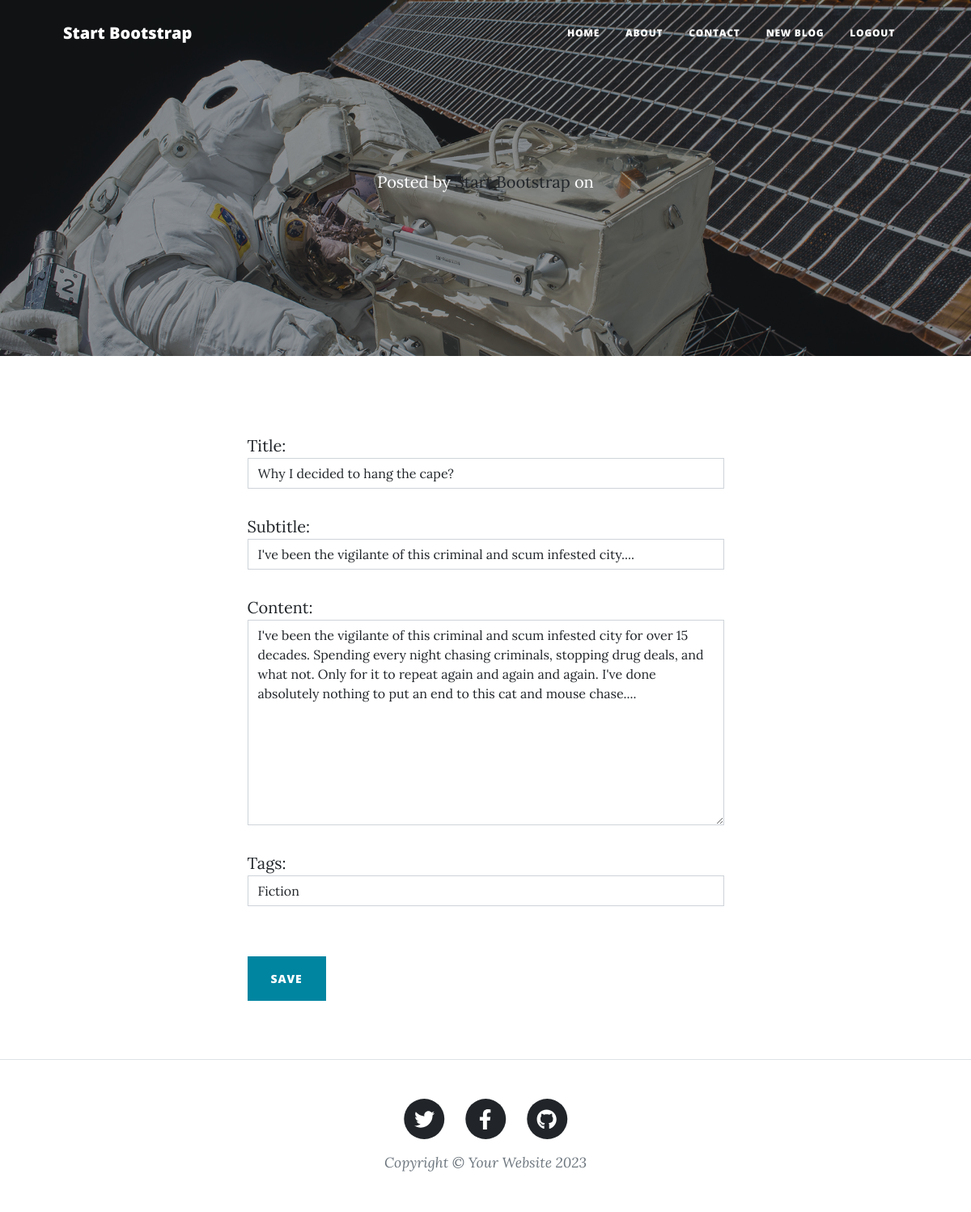
The page /posts/1/edit (signed in) on the database its author committed.
### blog/models.py (models this page shows, shortened)
class Post(models.Model):
    tags = [
        ('tech', 'Tech'),
        ('cs', 'Computer Science'),
        ('ai', 'AI'),
        ('bio', 'Biology'),
        ('music', 'Music'),
        ('movies', 'Movies'),
        ('psychology', 'Psychology'),
        ('history', 'History'),
        ('books', 'Books & Literature'),
        ('fiction', 'Fiction'),
        ('gaming', 'Gaming'),
        ('other', 'Other'),
    ]
    author = models.ForeignKey(User, on_delete=models.CASCADE)
    title = models.CharField(max_length=130)
    subtitle = models.CharField(max_length=70, blank=True)
    content = models.TextField()
    tags = models.CharField(max_length=50, choices=tags, default='other')
    created_at = models.DateTimeField(auto_now_add=True)
    modified_at = models.DateTimeField(auto_now=True)

### blog/views.py (the view)
# urls.py: path("<int:id>/edit", views.post_edit, name="post_edit"),
def post_edit(request, id):
    post = get_object_or_404(Post, id=id)
    if request.method == "POST":
        form = PostForm(request.POST, instance=post)
        if form.is_valid():
            post = form.save()
            post.save()
            return redirect('post_detail', id=post.id)
    else:
        if request.user.is_authenticated:
            form = PostForm(instance=post)
        else:
            raise PermissionDenied()
    return render(request, 'blog/post_edit.html', {'form': form})

### blog/forms.py
class PostForm(forms.ModelForm):
    class Meta:
        model = Post
        fields = ('title', 'subtitle', 'content', 'tags')
        widgets = {
            'title': forms.TextInput(attrs={'class': 'form-control', 'placeholder': 'My first PC built'}),
            'subtitle': forms.TextInput(attrs={'class': 'form-control', 'placeholder': 'It was great, but I messed up'}),
            'content': forms.Textarea(attrs={'class': 'form-control', 'placeholder': 'My first PC build was a modest Ryzen 5 5600 and an Nvidia RTX 3050(yeah, I know, a terrible choice, but it is not bad). Nothing too fancy...'}),
            'tags': forms.Select(attrs={'class': 'form-control', 'placeholder': 'Tags'}),
        }

### blog/templates/blog/post_edit.html (shortened to what this page needs)
{% extends 'base.html' %}
{% load static %}
{% block header %}
    <span class="meta">
        Posted by
        <a href="#!">Start Bootstrap</a>
        on {{ post.created_at.date }}
    </span>
{% endblock %}
{% block img %}
{% static 'img/post-bg.jpg' %}
{% endblock %}
{% block content %}
<main class="mb-4">
    <div class="container px-4 px-lg-5">
        <div class="row gx-4 gx-lg-5 justify-content-center">
            <div class="col-md-10 col-lg-8 col-xl-7">
                <div class="my-5">
                    <form id="contactForm" method="POST">
                        {{ form.as_p }}
                        <br />
                        <button class="btn btn-primary text-uppercase" id="submitButton" type="submit">Save</button>
                    </form>
                </div>
            </div>
        </div>
    </div>
</main>
{% endblock %}

### static/css/scstyles.css (style rules this page uses)
body { font-size: 1.25rem; }
p { margin: 2rem 0; }
.btn { letter-spacing: 0.0625em; }

### rows shown on the page
Post: title "Why I decided to hang the cape?", subtitle "I've been the vigilante of this criminal and scum infested city....", content "I've been the vigilante of this criminal and scum infested city for over 15 decades. Spending every night chasing criminals, stopping drug deals, and what not. Only for it to repeat again and again and again. I've done absolutely nothing to put an end to this cat and mouse chase....", tags "Fiction"
